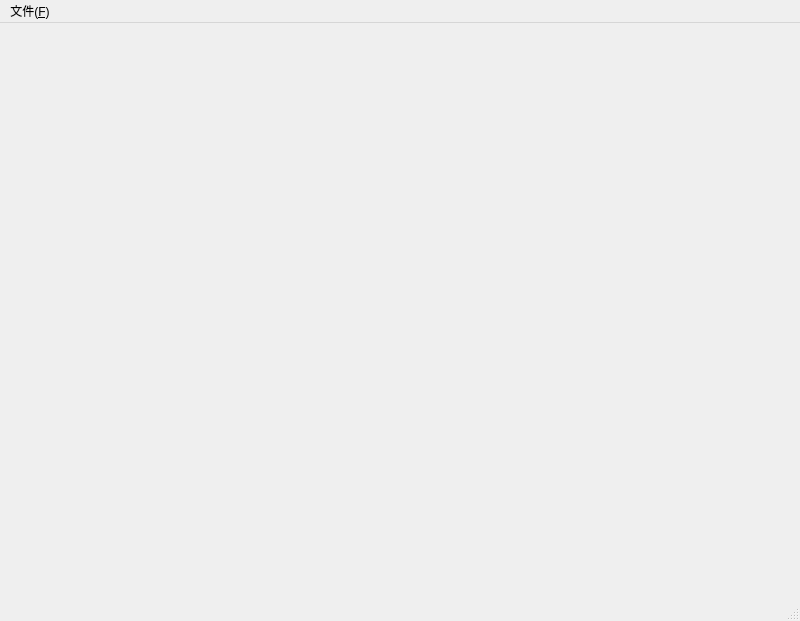
<?xml version="1.0" encoding="UTF-8"?>
<ui version="4.0">
 <class>MainWindow</class>
 <widget class="QMainWindow" name="MainWindow">
  <property name="geometry">
   <rect>
    <x>0</x>
    <y>0</y>
    <width>800</width>
    <height>621</height>
   </rect>
  </property>
  <property name="windowTitle">
   <string>MainWindow</string>
  </property>
  <widget class="QWidget" name="gl">
   <property name="sizePolicy">
    <sizepolicy hsizetype="Expanding" vsizetype="Expanding">
     <horstretch>0</horstretch>
     <verstretch>0</verstretch>
    </sizepolicy>
   </property>
  </widget>
  <widget class="QMenuBar" name="menubar">
   <property name="geometry">
    <rect>
     <x>0</x>
     <y>0</y>
     <width>800</width>
     <height>23</height>
    </rect>
   </property>
   <widget class="QMenu" name="menu">
    <property name="title">
     <string>文件(&amp;F)</string>
    </property>
    <addaction name="actionImage"/>
    <addaction name="actionSea_s"/>
   </widget>
   <addaction name="menu"/>
  </widget>
  <widget class="QStatusBar" name="statusbar"/>
  <action name="actionImage">
   <property name="text">
    <string>Image(&amp;i)</string>
   </property>
   <property name="shortcut">
    <string>Ctrl+I</string>
   </property>
  </action>
  <action name="actionSea_s">
   <property name="text">
    <string>Sea(&amp;s)</string>
   </property>
  </action>
 </widget>
 <resources/>
 <connections/>
</ui>
